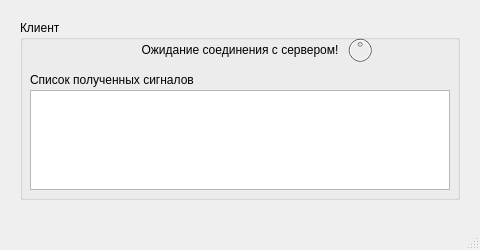
<?xml version="1.0" encoding="UTF-8"?>
<ui version="4.0">
 <class>MainWindow</class>
 <widget class="QMainWindow" name="MainWindow">
  <property name="geometry">
   <rect>
    <x>0</x>
    <y>0</y>
    <width>480</width>
    <height>250</height>
   </rect>
  </property>
  <property name="minimumSize">
   <size>
    <width>480</width>
    <height>250</height>
   </size>
  </property>
  <property name="maximumSize">
   <size>
    <width>480</width>
    <height>250</height>
   </size>
  </property>
  <property name="windowTitle">
   <string>Остров сокровищ</string>
  </property>
  <property name="windowIcon">
   <iconset>
    <normaloff>icon.jpg</normaloff>icon.jpg</iconset>
  </property>
  <widget class="QWidget" name="centralwidget">
   <widget class="QGroupBox" name="groupBox_2">
    <property name="geometry">
     <rect>
      <x>20</x>
      <y>20</y>
      <width>440</width>
      <height>180</height>
     </rect>
    </property>
    <property name="title">
     <string>Клиент</string>
    </property>
    <widget class="QLabel" name="informLabel">
     <property name="geometry">
      <rect>
       <x>115</x>
       <y>20</y>
       <width>210</width>
       <height>20</height>
      </rect>
     </property>
     <property name="text">
      <string>Ожидание соединения с сервером!</string>
     </property>
     <property name="alignment">
      <set>Qt::AlignCenter</set>
     </property>
    </widget>
    <widget class="QDial" name="waitDial">
     <property name="enabled">
      <bool>false</bool>
     </property>
     <property name="geometry">
      <rect>
       <x>325</x>
       <y>0</y>
       <width>30</width>
       <height>60</height>
      </rect>
     </property>
     <property name="minimum">
      <number>0</number>
     </property>
     <property name="maximum">
      <number>99</number>
     </property>
     <property name="singleStep">
      <number>1</number>
     </property>
     <property name="pageStep">
      <number>10</number>
     </property>
     <property name="value">
      <number>50</number>
     </property>
     <property name="sliderPosition">
      <number>50</number>
     </property>
     <property name="tracking">
      <bool>true</bool>
     </property>
     <property name="orientation">
      <enum>Qt::Horizontal</enum>
     </property>
     <property name="invertedAppearance">
      <bool>false</bool>
     </property>
     <property name="invertedControls">
      <bool>false</bool>
     </property>
     <property name="wrapping">
      <bool>true</bool>
     </property>
     <property name="notchesVisible">
      <bool>false</bool>
     </property>
    </widget>
    <widget class="QLabel" name="label">
     <property name="geometry">
      <rect>
       <x>10</x>
       <y>50</y>
       <width>180</width>
       <height>20</height>
      </rect>
     </property>
     <property name="text">
      <string>Список полученных сигналов</string>
     </property>
    </widget>
    <widget class="QListWidget" name="signalList">
     <property name="geometry">
      <rect>
       <x>10</x>
       <y>70</y>
       <width>420</width>
       <height>100</height>
      </rect>
     </property>
    </widget>
   </widget>
  </widget>
  <widget class="QMenuBar" name="menubar">
   <property name="geometry">
    <rect>
     <x>0</x>
     <y>0</y>
     <width>480</width>
     <height>26</height>
    </rect>
   </property>
  </widget>
  <widget class="QStatusBar" name="statusbar"/>
 </widget>
 <resources/>
 <connections/>
</ui>
